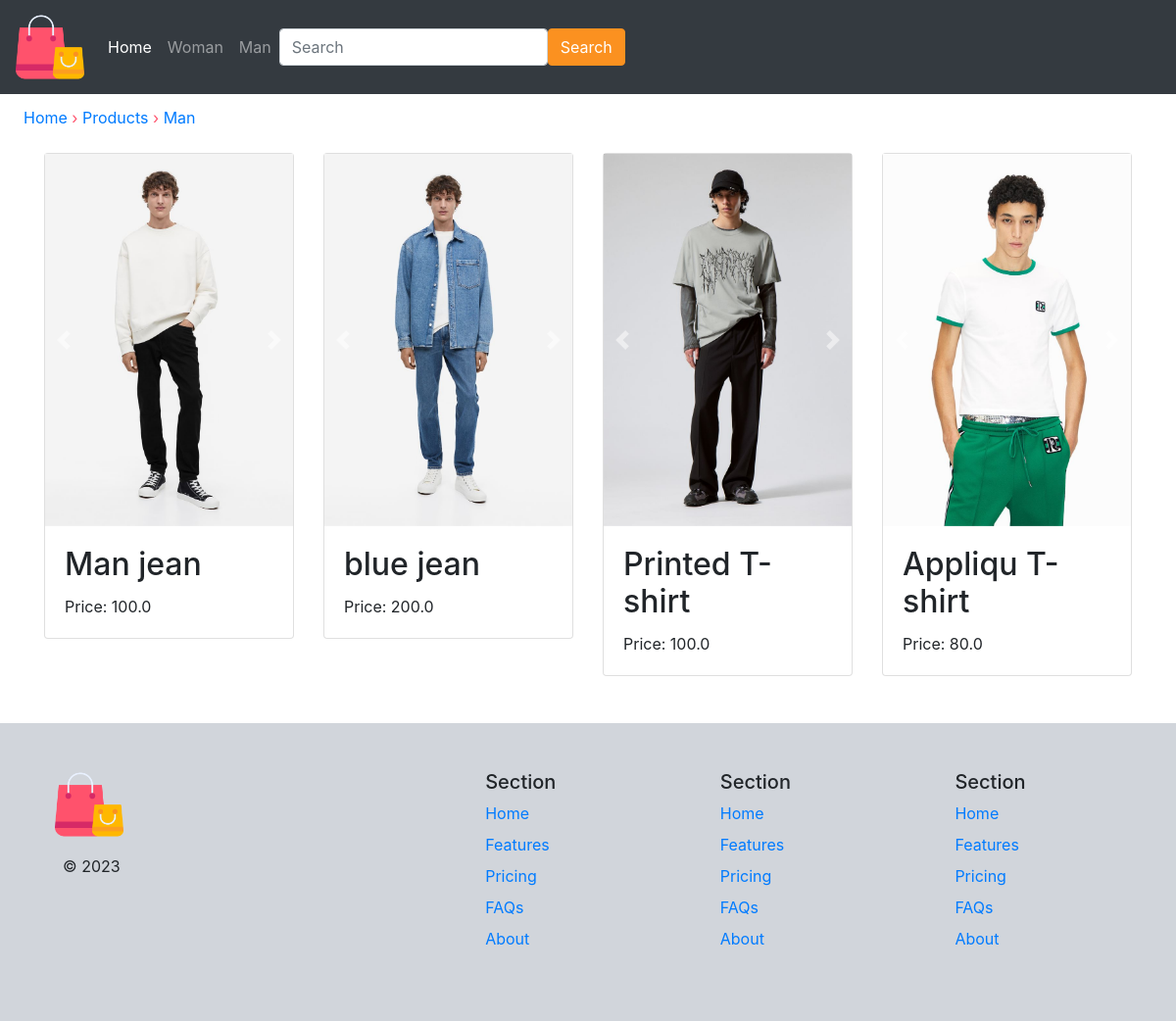
/products/man, run on the app's committed database.
### product/models.py (models this page shows, shortened)
class ProductImage(models.Model):
    product = models.ForeignKey(Product, related_name='images', on_delete=models.CASCADE)
    image = models.ImageField(upload_to='item_images', blank=True, null=True)

class Product(models.Model):
    superCategory = models.ForeignKey(SuperCategory, null=True, blank=True, related_name='super_categories', on_delete=models.CASCADE)
    category = models.ForeignKey(Category, related_name='products', on_delete=models.CASCADE)
    name = models.CharField(max_length=255)
    description = models.TextField(blank=True, null=True)
    price = models.FloatField()

### product/views.py (the view)
# urls.py: path('man', views.man, name='man'),
def man(request):
    man_super_category = SuperCategory.objects.get(name='Man')
    category_id = request.GET.get('category')
    if category_id:
        return redirect(f'/products/?category={category_id}')
    products = Product.objects.filter(superCategory=man_super_category)
    breadcrumbs = [
        ('Home', '/'),
        ('Products', '/products/'),
        ('Man', '/products/man/'),
    ]
    return render(request, 'product/man.html', {
        'products': products,
        'superCategory': man_super_category,
        'breadcrumbs': breadcrumbs,
    })

### product/templates/product/man.html (shortened to what this page needs)
{% extends 'core/base.html' %}
{% block content %}
<div id="breadcrumbs" class="ml-4">
    {% for name, url in breadcrumbs %}
        <a href="{{ url }}">{{ name }}</a>
        {% if not forloop.last %}&rsaquo;{% endif %}
    {% endfor %}
</div>
    <div class="container mt-4">
        <div class="row row-cols-1 row-cols-md-2 g-4">
            {% for product in products %}
                <div class="col">
                    <div class="card">
                        <a href="{% url 'product:details' product.id %}">
                            <div id="carousel{{ product.id }}" class="carousel slide" data-ride="carousel">
                                <div class="carousel-inner">
                                    {% for image in product.images.all %}
                                        <div class="carousel-item {% if forloop.first %}active{% endif %}">
                                            <img src="{{ image.image.url }}" class="d-block w-100" alt="Product Image">
                                        </div>
                                    {% endfor %}
                                </div>
                                <a class="carousel-control-prev" href="#carousel{{ product.id }}" role="button" data-slide="prev">
                                    <span class="carousel-control-prev-icon" aria-hidden="true"></span>
                                </a>
                                <a class="carousel-control-next" href="#carousel{{ product.id }}" role="button" data-slide="next">
                                    <span class="carousel-control-next-icon" aria-hidden="true"></span>
                                </a>
                            </div>
                            <div class="card-body">
                                <h2 class="card-title">{{ product.name }}</h2>
                                <p class="card-text">Price: {{ product.price }}</p>
                            </div>
                        </a>
                    </div>
                </div>
            {% endfor %}
        </div>
    </div>
{% endblock %}

### product/static/product/css/style.css (style rules this page uses)
#breadcrumbs { margin-top: 1%; color: #ff526c; }

### data on the page
Product: name "Man jean", price "100.0"
ProductImage: image (picture)
Product: name "blue jean", price "200.0"
ProductImage: image (picture)
Product: name "Printed T-shirt", price "100.0"
ProductImage: image (picture)
Product: name "Appliqu T-shirt", price "80.0"
ProductImage: image (picture)

### other printed values
{{ name }} "Home" "Products" "Man"
